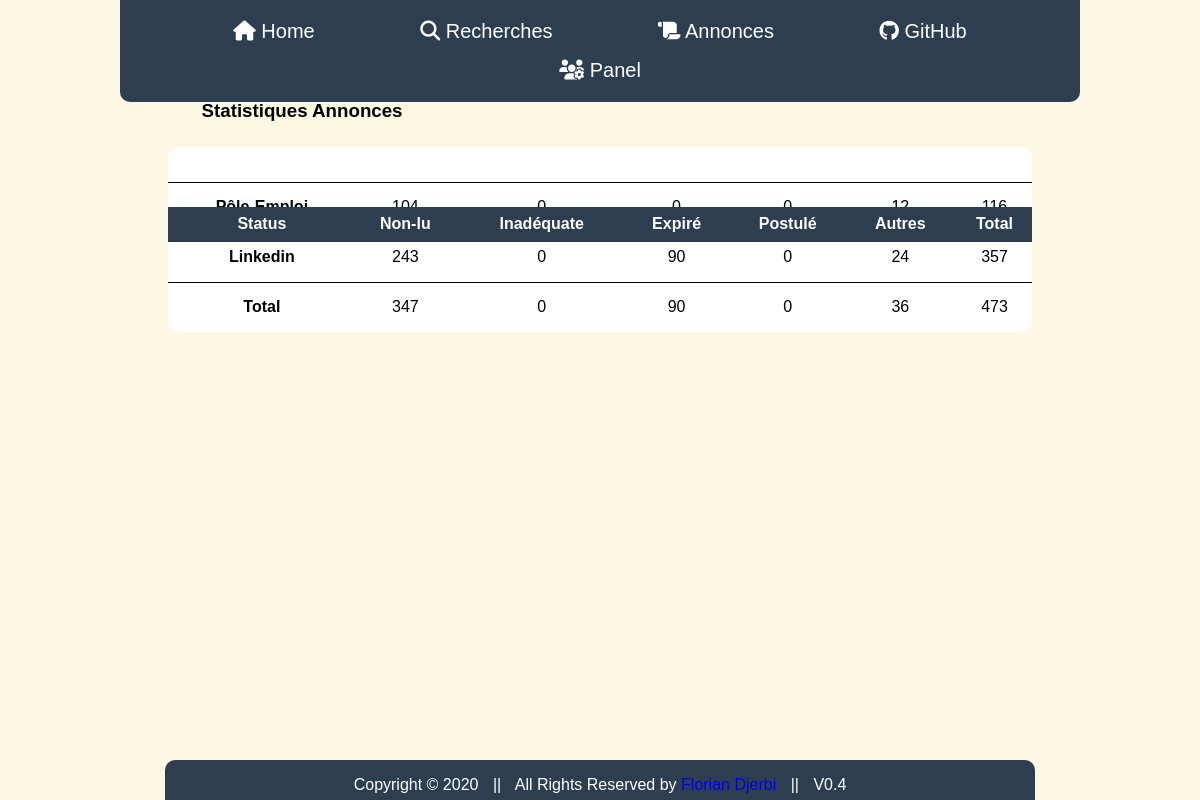
/, run on an earlier commit of the app's database.
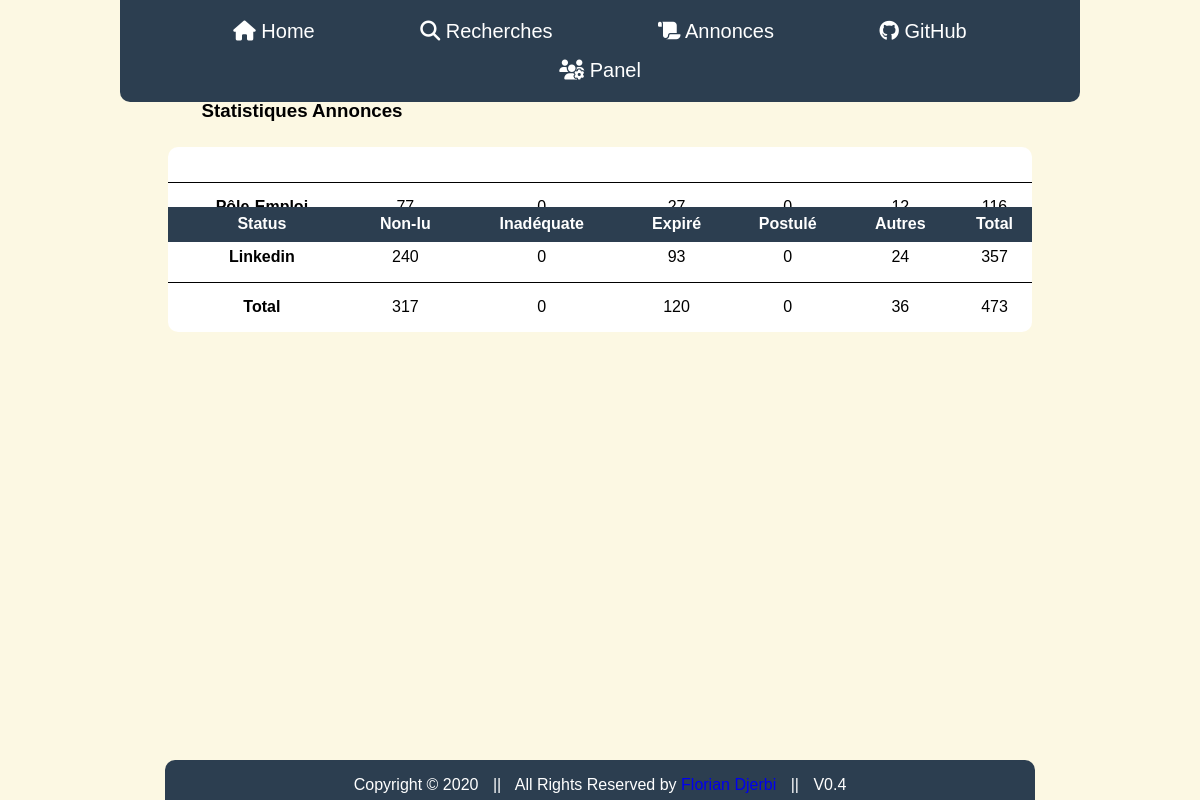
And on a later commit of the database.
### polls/models.py (models this page shows)
class Stat(models.Model):
    objects = None
    web = models.CharField("Site", max_length=255, null=True, unique=True)
    not_read = models.IntegerField("Non lue", default=0)
    applied = models.IntegerField("Postulé", default=0)
    inadequate = models.IntegerField("Inadéquate", default=0)
    expired = models.IntegerField("Expiré", default=0)
    other = models.IntegerField("Autres", default=0)
    total = models.IntegerField("Total", default=0)

### polls/views.py (the view)
# urls.py: path('', views.index, name='home'),
def index(request):
    all_stat = Stat.objects.all()
    total_stat = all_stat.aggregate(Sum('not_read'), Sum('applied'), Sum('inadequate'), Sum('expired'), Sum('other'), Sum('total'))
    context = {
        'all_stat': all_stat,
        'total_stat': total_stat,
    }
    return render(request, 'home.html', context)

### templates/home.html (shortened to what this page needs)
{% extends 'template.html' %}
{% block body %}
<div class="title">
    <h3> Statistiques Annonces</h3>
</div>
<div class="wrap-table100">
    <div class="table100">
        <table>
            <thead>
                <tr>
                    <th>Status</th>
                    <th>Non-lu</th>
                    <th>Inadéquate</th>
                    <th>Expiré</th>
                    <th>Postulé</th>
                    <th>Autres</th>
                   <th>Total</th>
                </tr>
            </thead>
            <tbody>
                <tr>
                    <th>Pôle-Emploi</th>
                    <td>{{ all_stat.1.not_read }}</td>
                    <td>{{ all_stat.1.inadequate }}</td>
                    <td>{{ all_stat.1.expired }}</td>
                    <td>{{ all_stat.1.applied }}</td>
                    <td>{{ all_stat.1.other }}</td>
                    <td>{{ all_stat.1.total }}</td>
                </tr>
                <tr>
                   <th>Linkedin</th>
                    <td>{{ all_stat.0.not_read }}</td>
                    <td>{{ all_stat.0.inadequate }}</td>
                    <td>{{ all_stat.0.expired }}</td>
                    <td>{{ all_stat.0.applied }}</td>
                    <td>{{ all_stat.0.other }}</td>
                    <td>{{ all_stat.0.total }}</td>
                </tr>
                <tr>
                    <th>Total</th>
                    <td>{{ total_stat.not_read__sum }}</td>
                    <td>{{ total_stat.inadequate__sum }}</td>
                    <td>{{ total_stat.expired__sum }}</td>
                    <td>{{ total_stat.applied__sum }}</td>
                    <td>{{ total_stat.other__sum }}</td>
                    <td>{{ total_stat.total__sum }}</td>
                </tr>
            </tbody>
        </table>
    </div>
</div>
{% endblock %}

What changed in the data, as far as the page shows it:
changed Stat (number 1 of 2 on the later page): not_read "104" → "77"; expired "0" → "27"
changed Stat (number 2 of 2 on the later page): not_read "243" → "240"; expired "90" → "93"
Also different on the page:
{{ total_stat.not_read__sum }}: "347" → "317"
{{ total_stat.expired__sum }}: "90" → "120"
